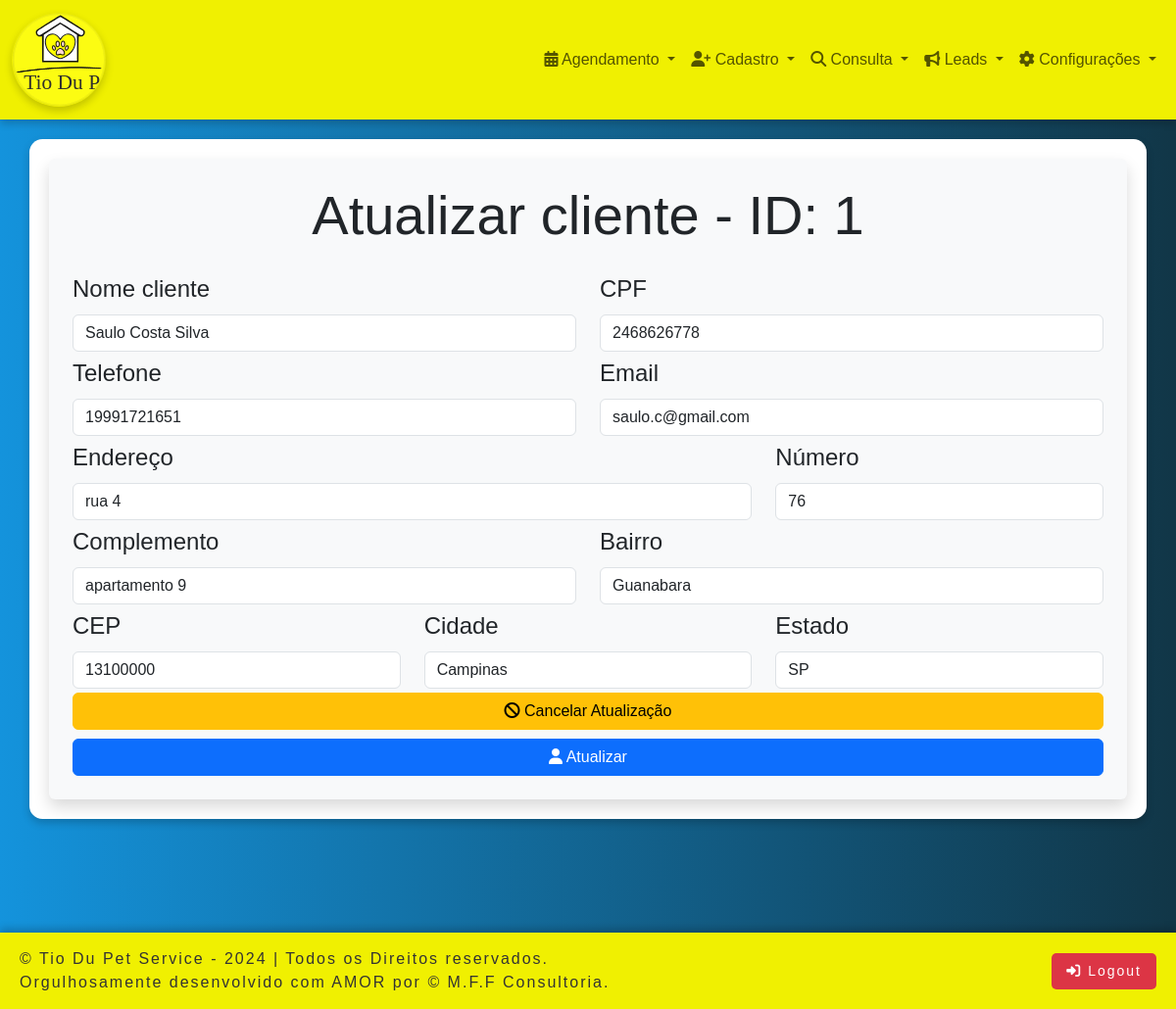
The app's page /office/cliente_atualizar.php?id=1&nome=Saulo Costa Silva&email=saulo.c@gmail.com&telefone=19991721651&endereco=rua 4 (signed in) with its own data.
### tables this page shows
CREATE TABLE `cliente` (
  `id` int(11) NOT NULL,
  `nome` varchar(100) NOT NULL,
  `cpf` varchar(14) NOT NULL,
  `telefone` varchar(13) NOT NULL,
  `email` varchar(100) NOT NULL,
  `endereco` varchar(100) DEFAULT NULL,
  `numero` varchar(10) DEFAULT NULL,
  `complemento` varchar(20) DEFAULT NULL,
  `bairro` varchar(50) NOT NULL,
  `cep` varchar(10) NOT NULL,
  `cidade` varchar(50) NOT NULL,
  `estado` varchar(2) NOT NULL
);

### office/cliente_atualizar.php (the view, shortened to what this page needs)
<?php
include 'office_header.php';
include 'conexaoAction.php';
$cliente_id = $_GET['id'];
$sql = "SELECT * FROM cliente WHERE id = $cliente_id";
$resultado = $conexao->query($sql);
if ($resultado->num_rows > 0) {
    $row = $resultado->fetch_assoc();
} else {
    echo "<div class='container'><p class='text-danger text-center'>cliente não encontrado.</p></div>";
    exit;
}
?>
<head>
</head>
<body>
<div class="container-centered container d-flex justify-content-center align-items-center">
    <div class="form-container col-md-8 bg-light p-4 rounded shadow">
        <h1 class="text-center mb-4 display-4">Atualizar cliente - ID: <?php echo $cliente_id; ?></h1>
        <form id="atualizarclienteForm">
            <div class="row mb-1">
                <div class="col-md-6">
                    <label for="txtNome" class="form-label">Nome cliente</label>
                    <input name="txtNome" id="txtNome" type="text" class="form-control" value="<?php echo htmlspecialchars($row['nome']); ?>" required>
                </div>
                <div class="col-md-6">
                    <label for="txtCpf" class="form-label">CPF</label>
                    <input name="txtCpf" id="txtCpf" type="text" class="form-control" value="<?php echo htmlspecialchars($row['cpf']); ?>" required>
                </div>
            </div>
            <div class="row mb-1">
		        <div class="col-md-6">
                    <label for="txtTelefone" class="form-label">Telefone</label>
                    <input name="txtTelefone" id="txtTelefone" type="text" class="form-control" value="<?php echo htmlspecialchars($row['telefone']); ?>" required>
                </div>
                <div class="col-md-6">
                    <label for="txtEmail" class="form-label">Email</label>
                    <input name="txtEmail" id="txtEmail" type="email" class="form-control" value="<?php echo htmlspecialchars($row['email']); ?>" required>
                </div>
            </div>
            <div class="row mb-1">
                <div class="col-md-8">
                    <label for="txtEndereco" class="form-label">Endereço</label>
                    <input name="txtEndereco" id="txtEndereco" type="text" class="form-control" value="<?php echo htmlspecialchars($row['endereco']); ?>" required>
                </div>
                <div class="col-md-4">
                    <label for="txtNumero" class="form-label">Número</label>
                    <input name="txtNumero" id="txtNumero" type="number" class="form-control" value="<?php echo htmlspecialchars($row['numero']); ?>" required>
                </div>
            </div>
            <div class="row mb-1">
                <div class="col-md-6">
                    <label for="txtComplemento" class="form-label">Complemento</label>
                    <input name="txtComplemento" id="txtComplemento" type="text" class="form-control" value="<?php echo htmlspecialchars($row['complemento']); ?>">
                </div>
                <div class="col-md-6">
                    <label for="txtBairro" class="form-label">Bairro</label>
                    <input name="txtBairro" id="txtBairro" type="text" class="form-control" value="<?php echo htmlspecialchars($row['bairro']); ?>" required>
                </div>
            </div>
            <div class="row mb-1">
                <div class="col-md-4">
                    <label for="txtCep" class="form-label">CEP</label>
                    <input name="txtCep" id="txtCep" type="text" class="form-control" value="<?php echo htmlspecialchars($row['cep']); ?>" required>
                </div>
                <div class="col-md-4">
                    <label for="txtCidade" class="form-label">Cidade</label>
                    <input name="txtCidade" id="txtCidade" type="text" class="form-control" value="<?php echo htmlspecialchars($row['cidade']); ?>" required>
                </div>
                <div class="col-md-4">
                    <label for="txtEstado" class="form-label">Estado</label>
                    <input name="txtEstado" id="txtEstado" type="text" class="form-control" value="<?php echo htmlspecialchars($row['estado']); ?>" required>
                </div>
            </div>
            <div class="text-center">
                <a href="cliente_listar.php" class="btn btn-warning w-100 mb-2">
                    <i class="fa fa-ban"></i> Cancelar Atualização
                </a>
                <button type="submit" name="btnAtualizar" class="btn btn-primary w-100">
                    <i class="fa fa-user"></i> Atualizar
                </button>
            </div>
        </form>
    </div>
</div>
</body>
<?php
include 'footer.php';
?>

### office/office_style.css (style rules this page uses)
.container-centered { display: flex; justify-content: center; align-items: center; padding: 20px; margin: 20px auto; background-color: #fff; box-shadow: 0 4px 8px rgba(0, 0, 0, 0.2); border-radius: 10pt; font-size:x-large; }
.form-container { width: 100%; background-color: #f8f9fa; padding: 30px; border-radius: 10px; box-shadow: 0px 4px 12px rgba(0, 0, 0, 0.1); }

### office/office_header.php (style rules this page uses)
body { background: linear-gradient(to right, rgb(20, 147, 220), rgb(17, 54, 71)); margin: 0; font-family: sans-serif; font-size: 1rem; }

### office/footer.php (style rules this page uses)
body, html { height: 100%; display: flex; flex-direction: column; margin: 0; }

### records on screen
cliente: txtNome "Saulo Costa Silva", txtCpf "2468626778", txtTelefone "19991721651", txtEmail "saulo.c@gmail.com", txtEndereco "rua 4", txtNumero "76", txtComplemento "apartamento 9", txtBairro "Guanabara", txtCep "13100000", txtCidade "Campinas", txtEstado "SP"

### other values on screen
$cliente_id "1"
